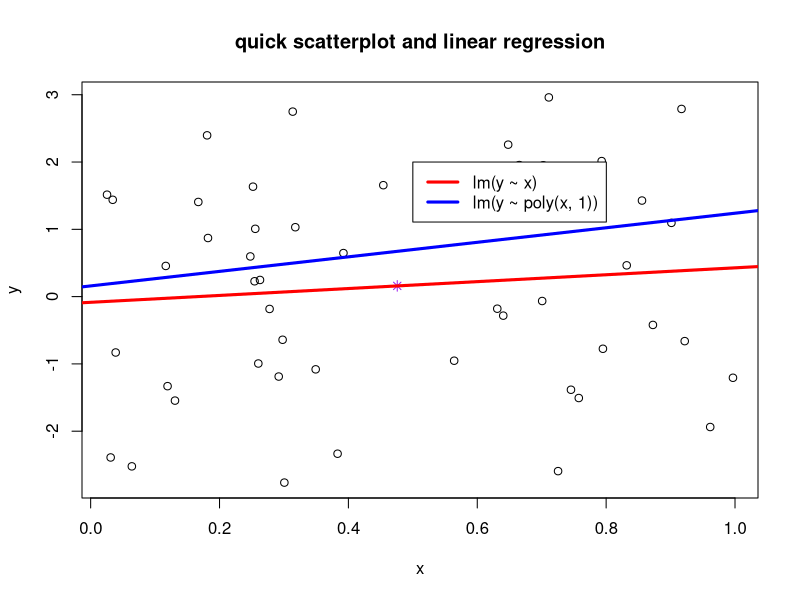

Recreate this plot in R.
## ---- chunk 1
# 50 ordered pairs of random numbers
x <- runif(50)
y <- runif(50, -3, 3)

# first linear model
lm1 <- lm(y ~ x)

# second linear model
lm2 <- lm(y ~ poly(x, 1))

# found coefficients
lm1
lm2

# plot
plot(x,y, main = "quick scatterplot and linear regression")
points(mean(x), mean(y), col = "purple", pch = 8)
abline(lm1, col = "red", lwd = 3)
abline(lm2, col = "blue", lwd = 3)
legend(0.5, 2, 
       c("lm(y ~ x)", "lm(y ~ poly(x, 1))"),
       col = c("red", "blue"),
       lwd = c(3,3))
## ---- chunk 2
summary(lm1)$adj.r.squared
summary(lm2)$adj.r.squared
## ---- chunk 3
x <- 1:5       # mean is 3
y <- 15*x + 18 # line of slope 15 and y-intercept 18
## ---- chunk 4
lm_raw <- lm(y ~ x)
lm_raw
## ---- chunk 5
lm_orth <- lm(y ~ poly(x,1))
lm_orth
## ---- chunk 6
a <- attributes(poly(x,1))$coefs$alpha
a
n <- attributes(poly(x,1))$coefs$norm2
n
